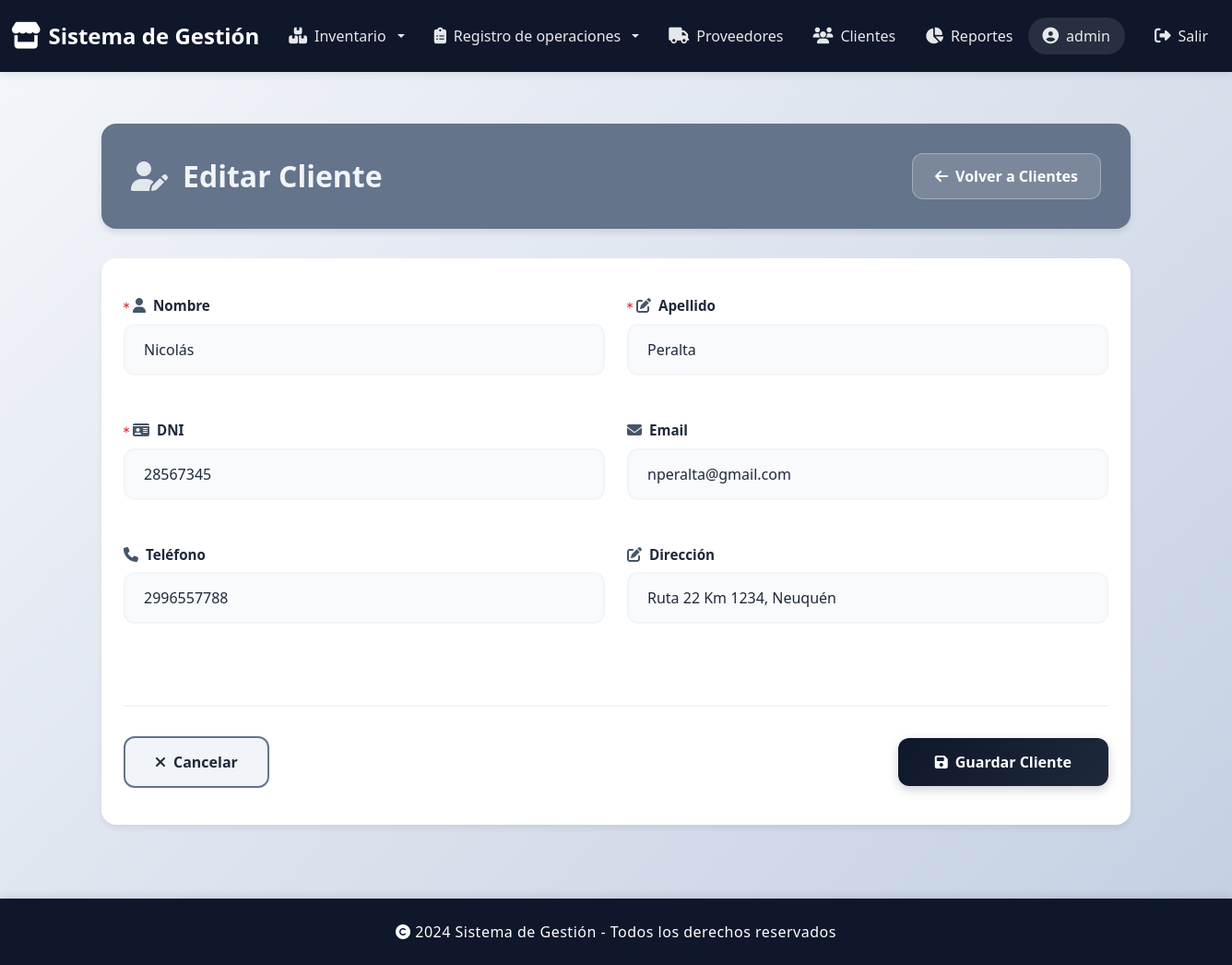
Screenshot of /clientes/clientes/editar/8/ (signed in) with the database file from the repository.
### gestionClientes/models.py (models this page shows, shortened)
class Cliente(models.Model):
    idCliente = models.AutoField(primary_key=True)
    nombre = models.CharField(max_length=100)
    apellido = models.CharField(max_length=100)
    dni = models.CharField(max_length=20, unique=True)
    email = models.EmailField(blank=True)
    telefono = models.CharField(max_length=20, blank=True)
    direccion = models.CharField(max_length=200, blank=True)
    fecha_registro = models.DateTimeField(auto_now_add=True)
    activo = models.BooleanField(default=True)
    class Meta:
        verbose_name = 'Cliente'
        verbose_name_plural = 'Clientes'

### gestionClientes/views.py (the view)
# urls.py: path("clientes/editar/<int:id>/", views.cliente_editar, name="cliente_editar"),
@login_required
def cliente_editar(request, id):
    cliente = get_object_or_404(Cliente, pk=id)
    if request.method == "POST":
        form = ClienteForm(request.POST, instance=cliente)
        if form.is_valid():
            form.save()
            messages.success(request, "Cliente actualizado correctamente.")
            return redirect("clientes_list")
    else:
        form = ClienteForm(instance=cliente)
    return render(request, "form.html", {"form": form, "accion": "Editar"})

### gestionClientes/templates/form.html (shortened to what this page needs)
{% extends "base.html" %}
{% block content %}
<div class="container mt-4 mb-5">
    <div class="page-header bg-slate-neutral">
        <div class="d-flex justify-content-between align-items-center flex-wrap gap-3">
            <h2 class="text-slate-light">
                <i class="fas fa-user-edit"></i>
                <span>{{ accion }} Cliente</span>
            </h2>
            <a href="{% url 'clientes_list' %}" class="btn btn-back">
                <i class="fas fa-arrow-left"></i> Volver a Clientes
            </a>
        </div>
    </div>
    <div class="form-card card">
        <div class="card-body p-4">
            <form method="POST" novalidate class="modern-form">
                <div class="row">
                    {% for field in form %}
                        <div class="col-md-6 mb-4">
                            <div class="form-group-modern">
                                <label for="{{ field.id_for_label }}" class="form-label-modern">
                                    {% if field.field.required %}
                                        <i class="fas fa-asterisk text-danger me-1" style="font-size: 0.5rem; vertical-align: super;"></i>
                                    {% endif %}
                                    {% if 'dni' in field.name %}
                                        <i class="fas fa-id-card me-2"></i>
                                    {% elif 'nombre' in field.name %}
                                        <i class="fas fa-user me-2"></i>
                                    {% elif 'email' in field.name %}
                                        <i class="fas fa-envelope me-2"></i>
                                    {% elif 'telefono' in field.name %}
                                        <i class="fas fa-phone me-2"></i>
                                    {% elif 'activo' in field.name %}
                                        <i class="fas fa-toggle-on me-2"></i>
                                    {% else %}
                                        <i class="fas fa-edit me-2"></i>
                                    {% endif %}
                                    {{ field.label }}
                                </label>
                                {% if field.field.widget.input_type == 'checkbox' %}
                                {% else %}
                                    {{ field }}
                                {% endif %}
                            </div>
                        </div>
                    {% endfor %}
                </div>
                <div class="form-actions">
                    <a href="{% url 'clientes_list' %}" class="btn btn-cancel">
                        <i class="fas fa-times me-2"></i>
                        Cancelar
                    </a>
                    <button type="submit" class="btn btn-save">
                        <i class="fas fa-save me-2"></i>
                        Guardar Cliente
                    </button>
                </div>
            </form>
        </div>
    </div>
</div>
{% endblock %}

### templates/base.html (shortened to what this page needs)
<!DOCTYPE html>
<html lang="es">
<head>
    <link href="https://cdn.jsdelivr.net/npm/bootstrap@5.3.0/dist/css/bootstrap.min.css" rel="stylesheet">
    <link rel="stylesheet" href="https://cdnjs.cloudflare.com/ajax/libs/font-awesome/6.4.0/css/all.min.css">
</head>
<body>
    <nav class="navbar navbar-expand-lg navbar-dark">
        <div class="container-fluid">
            <a class="navbar-brand" href="/">
                <i class="fas fa-store"></i>
                <span>Sistema de Gestión</span>
            </a>
            <div class="collapse navbar-collapse" id="navbarNav">
                <ul class="navbar-nav me-auto">
                    <li class="nav-item dropdown">
                        <a class="nav-link dropdown-toggle" href="#" role="button" data-bs-toggle="dropdown" aria-expanded="false">
                            <i class="fas fa-boxes"></i> Inventario
                        </a>
                    </li>
                    <li class="nav-item dropdown">
                        <a class="nav-link dropdown-toggle" href="#" role="button" data-bs-toggle="dropdown" aria-expanded="false">
                            <i class="fa-solid fa-clipboard-list"></i> Registro de operaciones
                        </a>
                    </li>
                    <li class="nav-item">
                        <a class="nav-link" href="{% url 'proveedores_list' %}">
                            <i class="fas fa-truck"></i> Proveedores
                        </a>
                    </li>
                    <li class="nav-item">
                        <a class="nav-link" href="{% url 'clientes_list' %}">
                            <i class="fas fa-users"></i> Clientes
                        </a>
                    </li>
                    <li class="nav-item">
                        <a class="nav-link" href="{% url 'gestionInformes:dashboard' %}">
                            <i class="fa-solid fa-chart-pie"></i> Reportes
                        </a>
                    </li>
                </ul>
                <ul class="navbar-nav">
                    {% if user.is_authenticated %}
                        <li class="nav-item me-3">
                            <span class="nav-link">
                                <i class="fas fa-user-circle"></i> {{ user.username }}
                            </span>
                        </li>
                        <li class="nav-item">
                            <a class="nav-link" href="{% url 'logout' %}">
                                <i class="fas fa-sign-out-alt"></i> Salir
                            </a>
                        </li>
                    {% endif %}
                </ul>
            </div>
        </div>
    </nav>
    <main>
        {% block content %}{% endblock %}
    </main>
    <footer class="text-white text-center">
        <div class="container">
            <p class="mb-0">
                <i class="fas fa-copyright"></i> 2024 Sistema de Gestión - Todos los derechos reservados
            </p>
        </div>
    </footer>
</body>
</html>

### templates/base.html (style rules this page uses)
:root { --slate-primary: #0f172a; --slate-secondary: #1e293b; --slate-tertiary: #334155; --slate-accent: #475569; --slate-light: #f1f5f9; --slate-success: #10b981; --slate-neutral: #64748b; }
.text-slate-light { color: var(--slate-light) !important; }
.bg-slate-neutral { background-color: var(--slate-neutral) !important; }
* { margin: 0; padding: 0; }
body { background: linear-gradient(135deg, #f5f7fa 0%, #c3cfe2 100%); display: flex; flex-direction: column; min-height: 100vh; font-family: 'Segoe UI', Tahoma, Geneva, Verdana, sans-serif; }
.navbar { background: #0f172a !important; box-shadow: 0 2px 10px rgba(0, 0, 0, 0.1); padding: 1rem 0; }
.navbar-brand { font-weight: 700; font-size: 1.5rem; color: #fff !important; transition: all 0.3s ease; display: flex; align-items: center; gap: 0.5rem; }
.navbar-brand i { font-size: 1.8rem; }
.nav-link { color: rgba(255, 255, 255, 0.9) !important; font-weight: 500; padding: 0.5rem 1rem !important; border-radius: 8px; transition: all 0.3s ease; display: flex; align-items: center; gap: 0.5rem; }
.nav-link i { font-size: 1.1rem; }
main { flex: 1; padding: 2rem 0; }
.card { border: none; border-radius: 15px; box-shadow: var(--card-shadow); transition: all 0.3s ease; overflow: hidden; }
footer { background: #0f172a; box-shadow: 0 -2px 10px rgba(0, 0, 0, 0.1); padding: 1.5rem 0; }
footer p { margin: 0; font-weight: 500; letter-spacing: 0.5px; }
.nav-item span.nav-link { background-color: rgba(255, 255, 255, 0.1); border-radius: 20px; padding: 0.5rem 1rem !important; }
html { scroll-behavior: smooth; }
main { animation: fadeIn 0.5s ease-in; }

### gestionClientes/templates/form.html (style rules this page uses)
.page-header { border-radius: 1rem; padding: 2rem; margin-bottom: 2rem; box-shadow: 0 4px 6px rgba(15, 23, 42, 0.1); }
.page-header h2 { margin: 0; font-weight: 700; display: flex; align-items: center; gap: 1rem; }
.page-header h2 i { font-size: 2rem; opacity: 0.9; }
.btn-back { background: rgba(255, 255, 255, 0.15); color: white; font-weight: 600; padding: 0.75rem 1.5rem; border-radius: 0.75rem; border: 1px solid rgba(255, 255, 255, 0.3); transition: all 0.3s ease; text-decoration: none; display: inline-flex; align-items: center; }
.btn-back i { margin-right: 0.5rem; }
.form-card { border: none; border-radius: 1rem; box-shadow: 0 4px 6px rgba(15, 23, 42, 0.07); overflow: hidden; animation: fadeIn 0.5s ease; }
.modern-form { padding: 1rem 0; }
.form-group-modern { margin-bottom: 1.5rem; }
.form-label-modern { color: var(--slate-secondary); font-weight: 600; margin-bottom: 0.5rem; display: flex; align-items: center; font-size: 0.95rem; }
.form-label-modern i { color: var(--slate-accent); font-size: 1rem; }
.modern-form input[type="text"], .modern-form input[type="email"], .modern-form input[type="number"], .modern-form input[type="tel"], .modern-form input[type="date"], .modern-form textarea, .modern-form select { width: 100%; padding: 0.875rem 1.25rem; border: 2px solid var(--slate-light); border-radius: 0.75rem; font-size: 1rem; transition: all 0.3s ease; background-color: #f8fafc; color: var(--slate-secondary); font-weight: 500; }
.modern-form input::placeholder, .modern-form textarea::placeholder { color: #94a3b8; }
.form-actions { display: flex; justify-content: space-between; align-items: center; gap: 1rem; margin-top: 2.5rem; padding-top: 2rem; border-top: 2px solid var(--slate-light); }
.btn-cancel { background-color: var(--slate-light); color: var(--slate-secondary); font-weight: 600; padding: 0.875rem 2rem; border-radius: 0.75rem; border: 2px solid var(--slate-neutral); transition: all 0.3s ease; text-decoration: none; display: inline-flex; align-items: center; }
.btn-save { background: linear-gradient(135deg, var(--slate-primary) 0%, var(--slate-secondary) 100%); color: white; font-weight: 600; padding: 0.875rem 2.5rem; border-radius: 0.75rem; border: none; transition: all 0.3s ease; box-shadow: 0 4px 12px rgba(15, 23, 42, 0.2); display: inline-flex; align-items: center; }

### rows the page displays
Cliente: form "Nicolás" "Peralta" "28567345" "nperalta@gmail.com" "2996557788" "Ruta 22 Km 1234, Neuquén"

### other values shown
{{ user.username }} "admin"
{{ accion }} "Editar"
{{ field.label }} "Nombre" "Apellido" "DNI" "Email" "Teléfono" "Dirección"
